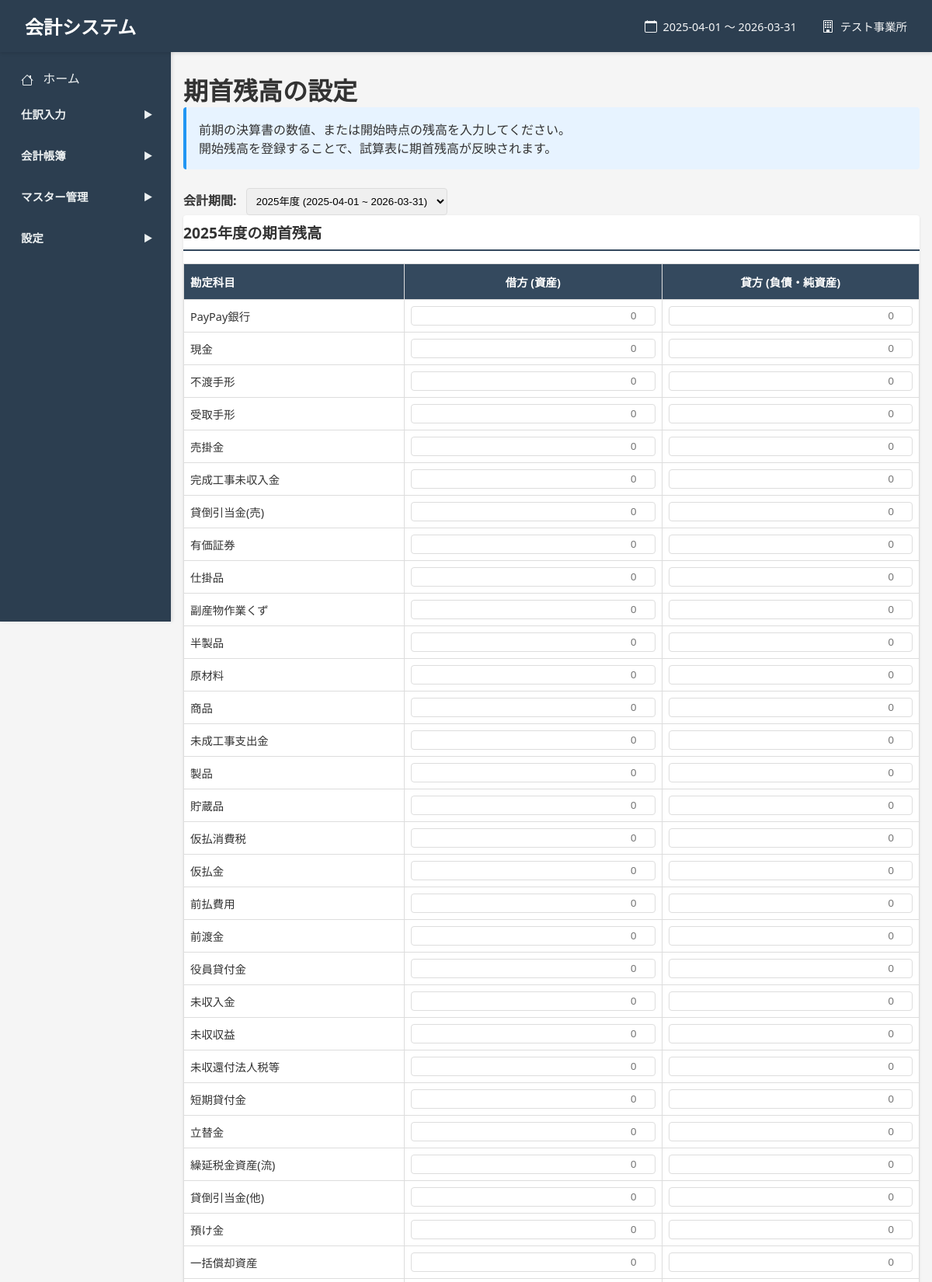
The app's page /opening-balances (signed in, upper part) with its own data.
### models.py (models this page shows, shortened)
class Base(declarative_base()):
    __abstract__ = True
    pass

class FiscalPeriod(Base):
    __tablename__ = 'fiscal_periods'
    id = Column(Integer, primary_key=True)
    organization_id = Column(Integer, ForeignKey('organizations.id'), nullable=False)
    name = Column(String(255), nullable=False)
    start_date = Column(String(10), nullable=False)
    end_date = Column(String(10), nullable=False)
    business_type = Column(String(20), nullable=False, default='corporate')
    status = Column(String(20), nullable=False, default='open')
    period_number = Column(Integer)
    notes = Column(Text)
    created_at = Column(String(19))  # YYYY-MM-DD HH:MM:SS形式
    updated_at = Column(String(19))

class Organization(Base):
    __tablename__ = 'organizations'
    id = Column(Integer, primary_key=True)
    name = Column(String(255), nullable=False)
    code = Column(String(50))
    business_type = Column(String(20), nullable=False, default='corporate')
    postal_code = Column(String(10))
    address = Column(String(500))
    phone = Column(String(20))
    fax = Column(String(20))
    email = Column(String(255))
    representative = Column(String(255))
    established_date = Column(String(10))
    notes = Column(Text)
    created_at = Column(String(19))  # YYYY-MM-DD HH:MM:SS形式
    updated_at = Column(String(19))

class AccountItem(Base):
    __tablename__ = 'account_items'
    id = Column(Integer, primary_key=True)
    organization_id = Column(Integer, ForeignKey('organizations.id'), nullable=False)
    account_name = Column(String(255), nullable=False)
    display_name = Column(String(255))
    sub_category = Column(String(255))
    mid_category = Column(String(255))
    major_category = Column(String(255))
    liquidity_category = Column(String(50))
    liquidity_rank = Column(Integer)
    pl_category = Column(String(50))
    pl_rank = Column(Integer)
    bs_category = Column(String(50))
    bs_rank = Column(Integer)
    income_counterpart = Column(String(255))
    expense_counterpart = Column(String(255))
    tax_category = Column(String(255))
    shortcut1 = Column(String(50))
    shortcut2 = Column(String(50))
    input_candidate = Column(Boolean, default=True)
    sub_account_priority_tag = Column(Boolean, default=False)

### app.py (the view)
@app.route('/opening-balances', methods=['GET'])
@login_required
def opening_balances():
    organization_id = get_current_organization_id()
    db = SessionLocal()
    try:
        fiscal_periods = db.query(FiscalPeriod).filter(
            FiscalPeriod.organization_id == organization_id
        ).order_by(FiscalPeriod.start_date.desc()).all()
        if not fiscal_periods:
            flash('会計期間が登録されていません。まず会計期間を登録してください。', 'warning')
            return redirect(url_for('fiscal_periods_index'))
        selected_period_id = request.args.get('fiscal_period_id', type=int)
        if not selected_period_id:
            selected_period_id = fiscal_periods[0].id
        selected_period = db.query(FiscalPeriod).filter(
            FiscalPeriod.id == selected_period_id,
            FiscalPeriod.organization_id == organization_id
        ).first()
        if not selected_period:
            flash('指定された会計期間が見つかりません。', 'danger')
            return redirect(url_for('opening_balances'))
        account_items = db.query(AccountItem).filter(
            AccountItem.organization_id == organization_id,
            AccountItem.major_category.in_(['資産', '負債', '純資産'])
        ).order_by(
            AccountItem.liquidity_rank,
            AccountItem.account_name
        ).all()
        opening_balances = db.query(OpeningBalance).filter(
            OpeningBalance.organization_id == organization_id,
            OpeningBalance.fiscal_period_id == selected_period_id
        ).all()
        opening_balance_dict = {ob.account_item_id: ob for ob in opening_balances}
        balance_data = []
        for account_item in account_items:
            ob = opening_balance_dict.get(account_item.id)
            balance_data.append({
                'account_item': account_item,
                'debit_amount': float(ob.debit_amount) if ob else 0,
                'credit_amount': float(ob.credit_amount) if ob else 0
            })
        debit_total = sum([item['debit_amount'] for item in balance_data])
        credit_total = sum([item['credit_amount'] for item in balance_data])
        return render_template(
            'opening_balances/index.html',
            fiscal_periods=fiscal_periods,
            selected_period_id=selected_period_id,
            selected_period=selected_period,
            balance_data=balance_data,
            debit_total=debit_total,
            credit_total=credit_total
        )
    finally:
        db.close()

### app.py (called while the page is built)
def login_required(f):
    @wraps(f)
    def decorated_function(*args, **kwargs):
        if 'organization_id' not in session:
            return redirect(url_for('login'))
        return f(*args, **kwargs)
    return decorated_function

def get_current_organization():
    if 'organization_id' not in session:
        return None
    db = SessionLocal()
    org = db.query(Organization).filter(Organization.id == session['organization_id']).first()
    db.close()
    return org

def get_current_organization_id():
    return session.get('organization_id')

@app.context_processor
def inject_globals():
    current_org = get_current_organization()
    current_fiscal_period = None
    if current_org:
        db = SessionLocal()
        try:
            current_fiscal_period = db.query(FiscalPeriod).filter(
                FiscalPeriod.organization_id == current_org.id
            ).order_by(FiscalPeriod.start_date.desc()).first()
        finally:
            db.close()
    return dict(
        Account=Account,
        current_organization=current_org,
        current_fiscal_period=current_fiscal_period
    )

### templates/opening_balances/index.html (shortened to what this page needs)
{% extends "base.html" %}
{% block content %}
<div class="container-fluid">
    <h1 class="h3 mb-2 text-gray-800">期首残高の設定</h1>
    <div class="info-box">
        <p>前期の決算書の数値、または開始時点の残高を入力してください。</p>
        <p>開始残高を登録することで、試算表に期首残高が反映されます。</p>
    </div>
    <div class="period-selector">
        <form method="get" action="{{ url_for('opening_balances') }}" class="form-inline">
            <label for="fiscal_period_id">会計期間:</label>
            <select name="fiscal_period_id" id="fiscal_period_id" class="form-control" onchange="this.form.submit()">
                {% for period in fiscal_periods %}
                    <option value="{{ period.id }}" {% if period.id == selected_period_id %}selected{% endif %}>
                        {{ period.name }} ({{ period.start_date }} ~ {{ period.end_date }})
                    </option>
                {% endfor %}
            </select>
        </form>
    </div>
    <form method="post" action="{{ url_for('save_opening_balances') }}" id="opening-balance-form">
        <div class="table-container">
            <div class="section-title">{{ selected_period.name }}の期首残高</div>
            <table>
                <thead>
                    <tr>
                        <th class="text-left" style="width: 30%;">勘定科目</th>
                        <th style="width: 35%;">借方 (資産)</th>
                        <th style="width: 35%;">貸方 (負債・純資産)</th>
                    </tr>
                </thead>
                <tbody>
                    {% for item in balance_data %}
                    <tr>
                        <td class="text-left">{{ item.account_item.account_name }}</td>
                        <td>
                            <input type="number"
                                   name="debit_{{ item.account_item.id }}"
                                   class="amount-input debit-input"
                                   value="{{ item.debit_amount if item.debit_amount != 0 else '' }}"
                                   step="0.01"
                                   min="0"
                                   placeholder="0">
                        </td>
                        <td>
                            <input type="number"
                                   name="credit_{{ item.account_item.id }}"
                                   class="amount-input credit-input"
                                   value="{{ item.credit_amount if item.credit_amount != 0 else '' }}"
                                   step="0.01"
                                   min="0"
                                   placeholder="0">
                        </td>
                    </tr>
                    {% endfor %}
                </tbody>
            </table>
        </div>
    </form>
</div>
{% endblock %}

### templates/base.html (shortened to what this page needs)
<!DOCTYPE html>
<html lang="ja">
<head>
    <link href="https://cdn.jsdelivr.net/npm/tom-select@2.3.1/dist/css/tom-select.css" rel="stylesheet">
</head>
<body>
    <header>
        <h1>会計システム</h1>
        {% if current_organization and current_fiscal_period %}
        <div style="display: flex; align-items: center; gap: 2rem; margin-left: auto;">
            <div style="display: flex; align-items: center; gap: 0.5rem; font-size: 0.9rem; opacity: 0.95;">
                <span>{{ current_fiscal_period.start_date }} ～ {{ current_fiscal_period.end_date }}</span>
            </div>
            <div style="display: flex; align-items: center; gap: 0.5rem; font-size: 0.9rem; opacity: 0.95;">
                <span>{{ current_organization.name }}</span>
            </div>
        </div>
        {% endif %}
    </header>
    <nav class="sidebar">
        <a href="{{ url_for('home') }}">
            ホーム
        </a>
        <div class="menu-group">
            <div class="menu-category" data-target="journal-entry-menu">
                <span>仕訳入力</span>
                <span class="arrow">▶</span>
            </div>
        </div>
        <div class="menu-group">
            <div class="menu-category" data-target="accounting-books-menu">
                <span>会計帳簿</span>
                <span class="arrow">▶</span>
            </div>
        </div>
        <div class="menu-group">
            <div class="menu-category" data-target="master-menu">
                <span>マスター管理</span>
                <span class="arrow">▶</span>
            </div>
        </div>
        <div class="menu-group">
            <div class="menu-category" data-target="settings-menu">
                <span>設定</span>
                <span class="arrow">▶</span>
            </div>
        </div>
    </nav>
    <div class="main-content">
        <div class="container">
            {% block content %}{% endblock %}
        </div>
    </div>
</body>
</html>

### records on screen
FiscalPeriod: start_date "2025-04-01", end_date "2026-03-31", name "2025年度"
Organization: name "テスト事業所"
AccountItem: account_item.account_name "PayPay銀行"
AccountItem: account_item.account_name "現金"
AccountItem: account_item.account_name "不渡手形"
AccountItem: account_item.account_name "受取手形"
AccountItem: account_item.account_name "売掛金"
AccountItem: account_item.account_name "完成工事未収入金"
AccountItem: account_item.account_name "貸倒引当金(売)"
AccountItem: account_item.account_name "有価証券"
AccountItem: account_item.account_name "仕掛品"
AccountItem: account_item.account_name "副産物作業くず"
AccountItem: account_item.account_name "半製品"
AccountItem: account_item.account_name "原材料"
AccountItem: account_item.account_name "商品"
AccountItem: account_item.account_name "未成工事支出金"
AccountItem: account_item.account_name "製品"
AccountItem: account_item.account_name "貯蔵品"
AccountItem: account_item.account_name "仮払消費税"
AccountItem: account_item.account_name "仮払金"
AccountItem: account_item.account_name "前払費用"
AccountItem: account_item.account_name "前渡金"
AccountItem: account_item.account_name "役員貸付金"
AccountItem: account_item.account_name "未収入金"
AccountItem: account_item.account_name "未収収益"
AccountItem: account_item.account_name "未収還付法人税等"
AccountItem: account_item.account_name "短期貸付金"
AccountItem: account_item.account_name "立替金"
AccountItem: account_item.account_name "繰延税金資産(流)"
AccountItem: account_item.account_name "貸倒引当金(他)"
AccountItem: account_item.account_name "預け金"
AccountItem: account_item.account_name "一括償却資産"

### other values on screen
form field fiscal_period_id "2025年度 (2025-04-01 ~ 2026-03-31)"
